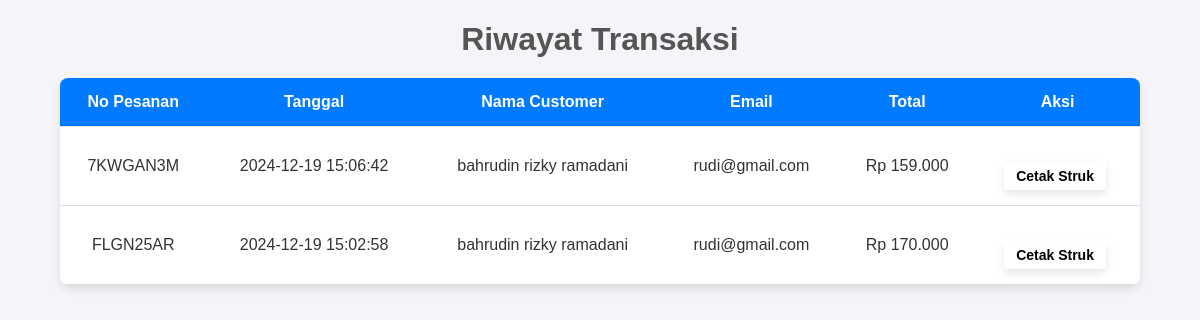
/riwayat_transaksi.php (signed in), run on the app's committed database.
### tables this page shows
CREATE TABLE `transaksi` (
  `id` int(11) NOT NULL,
  `kode_pesanan` varchar(8) NOT NULL,
  `user_id` int(11) NOT NULL,
  `nama_pemesan` varchar(255) NOT NULL,
  `total` decimal(15,2) NOT NULL,
  `alamat_pengiriman` text NOT NULL,
  `metode_pembayaran` varchar(50) NOT NULL,
  `created_at` timestamp NOT NULL DEFAULT current_timestamp()
);

CREATE TABLE `users` (
  `id` int(11) NOT NULL,
  `fullname` varchar(225) NOT NULL,
  `username` varchar(50) NOT NULL,
  `email` varchar(100) NOT NULL,
  `alamat` text DEFAULT NULL,
  `no_telepon` varchar(20) DEFAULT NULL,
  `password` varchar(255) NOT NULL,
  `role` enum('admin','customer') DEFAULT 'customer',
  `created_at` timestamp NOT NULL DEFAULT current_timestamp()
);

### riwayat_transaksi.php (the view, shortened to what this page needs)
<?php
include 'koneksi.php';
$query = "SELECT transaksi.kode_pesanan AS transaksi_id, transaksi.created_at, transaksi.total,
                users.fullname, users.email
        FROM transaksi
        INNER JOIN users ON transaksi.user_id = users.id
        ORDER BY transaksi.created_at DESC";
$result = mysqli_query($conn, $query);
?>
<!DOCTYPE html>
<html lang="en">
<head>
    <link rel="stylesheet" href="style.css">
</head>
<body>
    <div class="admin-container">
        <h1>Riwayat Transaksi</h1>
        <table>
            <tr>
                <th>No Pesanan</th>
                <th>Tanggal</th>
                <th>Nama Customer</th>
                <th>Email</th>
                <th>Total</th>
                <th>Aksi</th>
            </tr>
            <?php while ($row = mysqli_fetch_assoc($result)): ?>
            <tr>
                <td><?= $row['transaksi_id'] ?></td>
                <td><?= $row['created_at'] ?></td>
                <td><?= htmlspecialchars($row['fullname']) ?></td>
                <td><?= htmlspecialchars($row['email']) ?></td>
                <td>Rp <?= number_format($row['total'], 0, ',', '.') ?></td>
                <td>
                    <a href="cetak_struk.php?id=<?= $row['transaksi_id'] ?>" class="edit-button">Cetak Struk</a>
                </td>
            </tr>
            <?php endwhile; ?>
        </table>
    </div>
</body>
</html>

### style.css (style rules this page uses)
body, html { margin: 0; padding: 0; font-family: 'Roboto', sans-serif; background-color: #f0a5ce; color: #333; }
a { text-decoration: none; color: inherit; }
body, html { margin: 0; padding: 0; font-family: 'Roboto', sans-serif; background-color: #f4f4f9; color: #333; }
.edit-button { text-align: center; margin-top: 20px; }
body { font-family: Arial, sans-serif; background-color: #f4f4f9; color: #333; margin: 0; padding: 0; }
h1, h2 { text-align: center; color: #555; margin-bottom: 20px; }
table { width: 90%; margin: 20px auto; border-collapse: collapse; background: #fff; box-shadow: 0 4px 8px rgba(0, 0, 0, 0.1); border-radius: 8px; overflow: hidden; }
table th, table td { padding: 15px; text-align: center; border-bottom: 1px solid #ddd; }
table th { background-color: #007bff; color: #fff; }
table a { text-decoration: none; color: #dc3545; font-weight: bold; }
.edit-button { display: inline-block; padding: 6px 12px; font-size: 14px; color: #000000; border: none; border-radius: 4px; text-decoration: none; cursor: pointer; margin-right: 5px; box-shadow: 0 4px 8px #0000001a; transition: background-color 0.3s ease; }

### data on the page
transaksi: kode_pesanan "7KWGAN3M", created_at "2024-12-19 15:06:42", user.fullname "bahrudin rizky ramadani", user.email "rudi@gmail.com", total "159.000"
transaksi: kode_pesanan "FLGN25AR", created_at "2024-12-19 15:02:58", user.fullname "bahrudin rizky ramadani", user.email "rudi@gmail.com", total "170.000"
